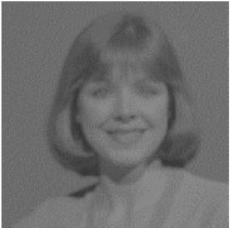
#> input picture week1/face.png, 233 x 228 px, found by its file name
$ python blur.py
#> lines starting #> are read from the running program, lines starting #| are printed output that depends on the picture
import cv2

image = cv2.imread("face.png")
#> image is the input picture: shape (228, 233, 3); mean B, G, R 112.1, 112.1, 112.1
kernel_size = (10,10)

blurred_image = cv2.blur(image,kernel_size)
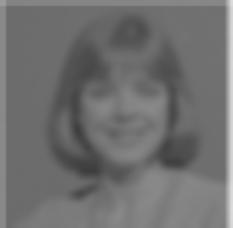
#> blurred_image: shape (228, 233, 3); mean B, G, R 111.4, 111.4, 111.4
#Ancak cv2.boxFilter işlevi, farklı çekirdekler kullanarak
#özelleştirilmiş bulanıklaştırma işlemleri yapmak için daha fazla esneklik sunar.Ayrıca daha hızlı
box_filtered_image = cv2.boxFilter(image,-1,kernel_size)

cv2.imshow("Original Image", image)
cv2.imshow("Blurred Image", blurred_image)
cv2.imshow("Also Blurred Image", box_filtered_image)
cv2.waitKey(0)
cv2.destroyAllWindows()
